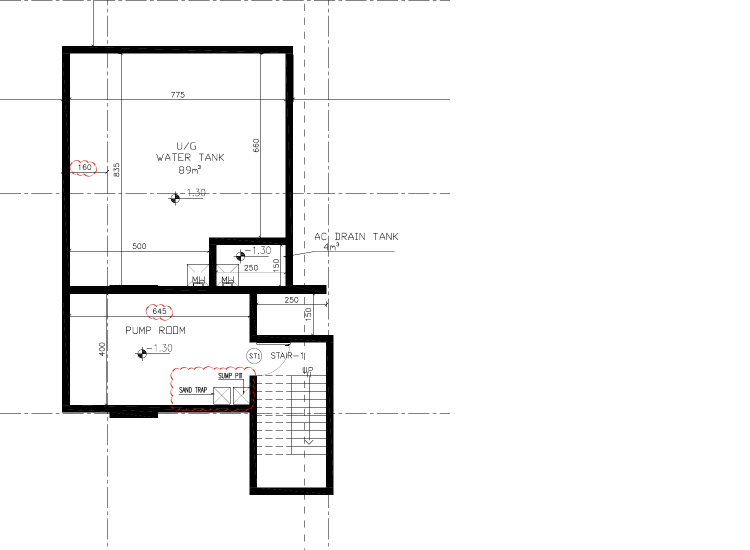
#> input picture tools/plans/base/ugplan-wide.png, 1500 x 1100 px, found by its file name (shown at 1/2 size)
$ python ugplan.py
#> lines starting #> are read from the running program, lines starting #| are printed output that depends on the picture
### tools/plans/common.py
from PIL import Image, ImageDraw, ImageFont

CAT = {
 "CIRC":  ((30,136,229),  "Circulation - stairs, lifts, lobby, corridor, entrance"),
 "PLANT": ((245,124,0),   "Plant & services - pump, electrical, telecom, gas"),
 "PARK":  ((69,90,100),   "Parking & vehicle circulation"),
 "STORE": ((109,76,65),   "Waste & storage"),
 "AMEN":  ((0,150,136),   "Amenity - pool, gym, changing, WCs"),
}
FB = "/usr/share/fonts/truetype/dejavu/DejaVuSans-Bold.ttf"

def _is_poly(box):
    """A box is either (x1,y1,x2,y2) or a list of (x,y) points."""
    return isinstance(box, (list, tuple)) and len(box) and isinstance(box[0], (list, tuple))

def _pts(box, PAD_T):
    if _is_poly(box):
        return [(x, y + PAD_T) for x, y in box]
    return [(box[0], box[1] + PAD_T), (box[2], box[1] + PAD_T),
            (box[2], box[3] + PAD_T), (box[0], box[3] + PAD_T)]

def _centre(box):
    if _is_poly(box):
        xs = [x for x, _ in box]; ys = [y for _, y in box]
        return (min(xs) + max(xs)) // 2, (min(ys) + max(ys)) // 2
    return (box[0] + box[2]) // 2, (box[1] + box[3]) // 2

def build(src, out, areas, title, sub, note, legend_cats, pad_b=430):
#> called with src = 'ugplan-wide.png', out = 'UG-areas.png', title = 'UNDERGROUND FLOOR PLAN', pad_b = 470
    base = Image.open(src).convert("RGBA"); W,H = base.size
#> after `W, H = base.size`: W = 1500; H = 1100
    PAD_T, PAD_B = 130, pad_b
    cv = Image.new("RGBA",(W,H+PAD_T+PAD_B),(255,255,255,255)); cv.paste(base,(0,PAD_T))
#> after `cv = Image.new('RGBA', (W, H + PAD_T + PAD_B), (255, 255, 255, 255))`: cv: PIL image 1500x1700 RGBA; every value is 255
#> after `cv.paste(base, (0, PAD_T))`:
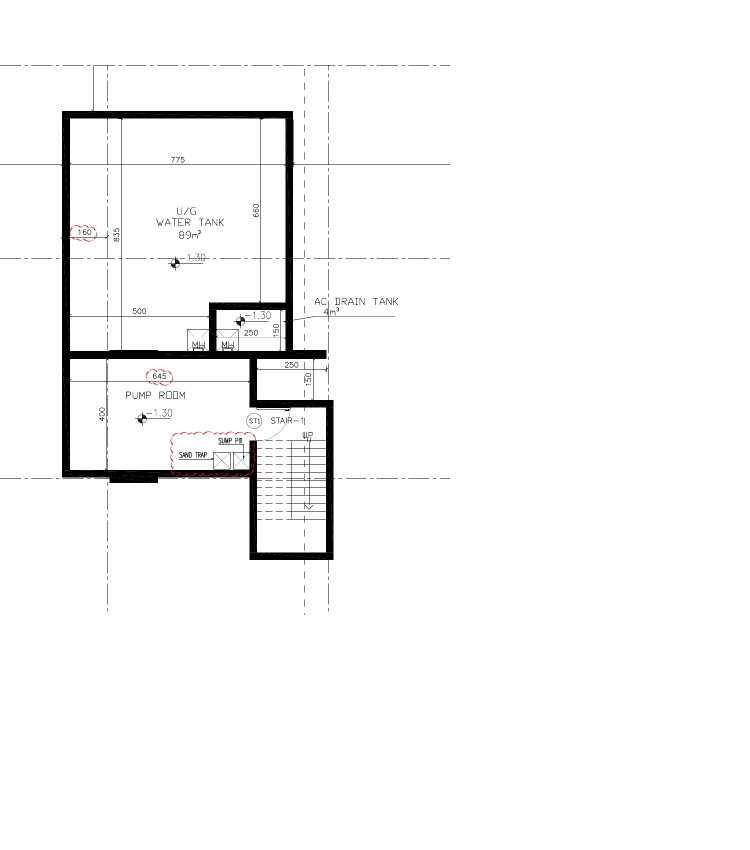
#> cv: PIL image 1500x1700 RGBA (shown at 1/2 size); mean R, G, B, A 247.9, 247.8, 247.8, 255
    tint = Image.new("RGBA", cv.size, (0,0,0,0)); td = ImageDraw.Draw(tint)
#> after `tint = Image.new('RGBA', cv.size, (0, 0, 0, 0))`: tint: PIL image 1500x1700 RGBA; every value is 0
    for ref,cat,box,fs,*_ in areas:
        col = CAT[cat][0]
        td.polygon(_pts(box, PAD_T), fill=col+(46,))
    cv = Image.alpha_composite(cv,tint); d = ImageDraw.Draw(cv)
#> after `cv = Image.alpha_composite(cv, tint)`:
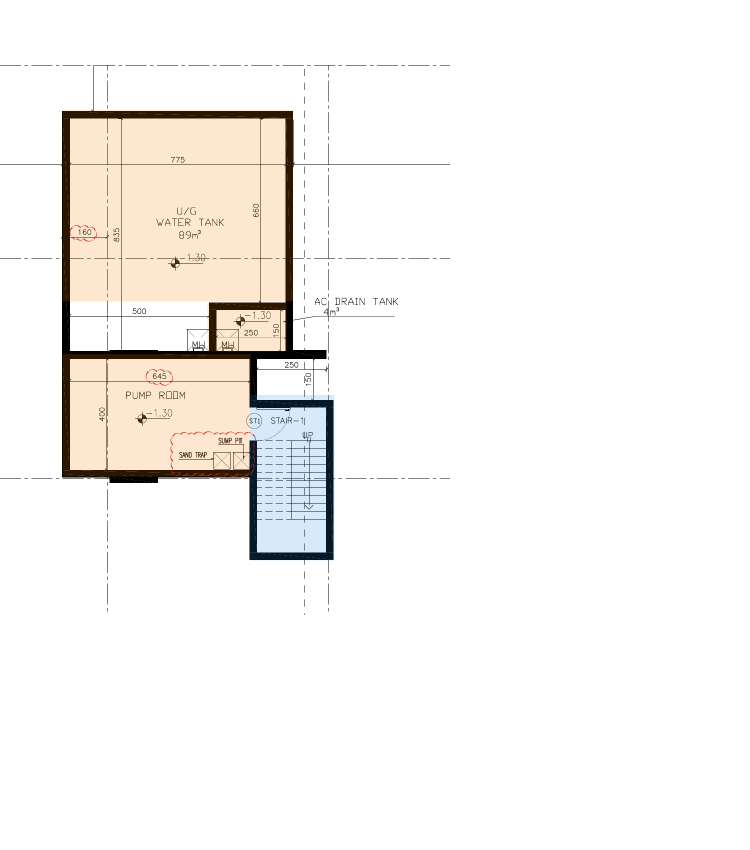
#> cv: PIL image 1500x1700 RGBA (shown at 1/2 size); mean R, G, B, A 247.7, 245.7, 243.6, 255
    for ref,cat,box,fs,*_ in areas:
        col = CAT[cat][0]
        pts = _pts(box, PAD_T)
        d.line(pts + [pts[0]], fill=col+(255,), width=5, joint="curve")
    for ref,cat,box,fs,*rest in areas:
        col = CAT[cat][0]; f = ImageFont.truetype(FB, fs)
        if rest and rest[0]:
            cx, cy0 = rest[0]
        else:
            cx, cy0 = _centre(box)
        cy = cy0 + PAD_T
        bb = d.textbbox((0,0), ref, font=f); w,h = bb[2]-bb[0], bb[3]-bb[1]
        pad = max(7, fs//4)
        d.rounded_rectangle([cx-w//2-pad, cy-h//2-pad, cx+w//2+pad, cy+h//2+pad+4],
                            radius=8, fill=col+(255,), outline=(255,255,255,255), width=3)
        d.text((cx-w//2, cy-h//2-2), ref, font=f, fill=(255,255,255,255))
#> this loop made 5 passes
#> (bb, w, h) on passes 1 to 5: ((0, 5, 119, 23), 119, 18), ((0, 3, 77, 14), 77, 11), ((0, 5, 128, 23), 128, 18), ((0, 4, 69, 13), 69, 9), ((0, 4, 89, 17), 89, 13)
    f_t = ImageFont.truetype(FB,46); f_s = ImageFont.truetype(FB,26); f_n = ImageFont.truetype(FB,23); f_l = ImageFont.truetype(FB,29)
    d.text((45,28), title, font=f_t, fill=(20,20,20,255))
    d.text((45,84), sub, font=f_s, fill=(90,90,90,255))
    y0 = H+PAD_T+26
#> y0 = 1256
    d.text((45,y0), "LEGEND  -  colour = area type,  label = the exact ref used in SnaggingPro",
           font=f_l, fill=(20,20,20,255))
    for i,c in enumerate(legend_cats):
        col,desc = CAT[c]
        cy = y0+54+i*46
        d.rounded_rectangle([45,cy,89,cy+34], radius=8, fill=col+(140,), outline=col+(255,), width=4)
        d.text((104,cy+3), desc, font=f_s, fill=(30,30,30,255))
    import textwrap
    wrapped = []
    for line in note:
        wrapped.extend(textwrap.wrap(line, width=118) or [""])
    for j,line in enumerate(wrapped):
        d.text((45, y0+70+len(legend_cats)*46+j*34), line, font=f_n, fill=(90,90,90,255))
    cv.convert("RGB").save(out, dpi=(150,150)); print("saved", out, len(areas), "areas")
#> after `cv.convert('RGB').save(out, dpi=(150, 150))`:
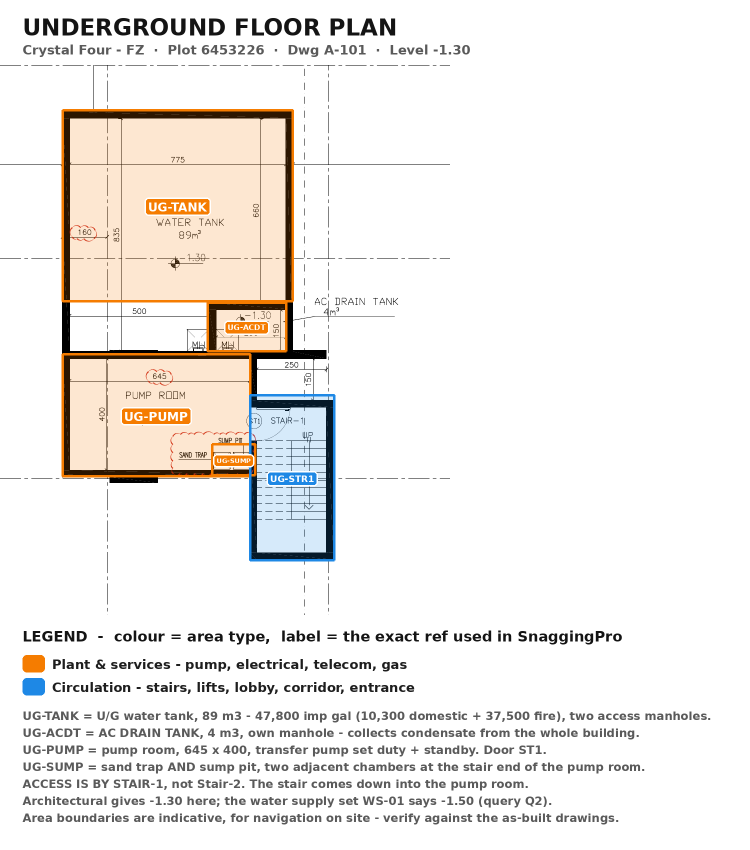
#> saved as UG-areas.png: PIL image 1500x1700 RGB (shown at 1/2 size); mean R, G, B 241.3, 238.5, 235.5
#| saved UG-areas.png 5 areas

### tools/plans/ugplan.py
from common import build
A = [
 ("UG-TANK", "PLANT", (125, 90, 585, 472), 24),
 ("UG-ACDT", "PLANT", (415, 475, 572, 572), 15),
 ("UG-PUMP", "PLANT", (125, 578, 500, 822), 24),
 ("UG-SUMP", "PLANT", (424, 758, 510, 820), 13),
 ("UG-STR1", "CIRC",  (500, 660, 668, 990), 18),
]
build("ugplan-wide.png", "UG-areas.png", A,
 "UNDERGROUND FLOOR PLAN",
 "Crystal Four - FZ  ·  Plot 6453226  ·  Dwg A-101  ·  Level -1.30",
 ["UG-TANK = U/G water tank, 89 m3 - 47,800 imp gal (10,300 domestic + 37,500 fire), two access manholes.",
  "UG-ACDT = AC DRAIN TANK, 4 m3, own manhole - collects condensate from the whole building.",
  "UG-PUMP = pump room, 645 x 400, transfer pump set duty + standby. Door ST1.",
  "UG-SUMP = sand trap AND sump pit, two adjacent chambers at the stair end of the pump room.",
  "ACCESS IS BY STAIR-1, not Stair-2. The stair comes down into the pump room.",
  "Architectural gives -1.30 here; the water supply set WS-01 says -1.50 (query Q2).",
  "Area boundaries are indicative, for navigation on site - verify against the as-built drawings."],
 ["PLANT", "CIRC"], pad_b=470)

$ run again, with tools/plans/base/gnd150-05.png copied over tools/plans/base/ugplan-wide.png
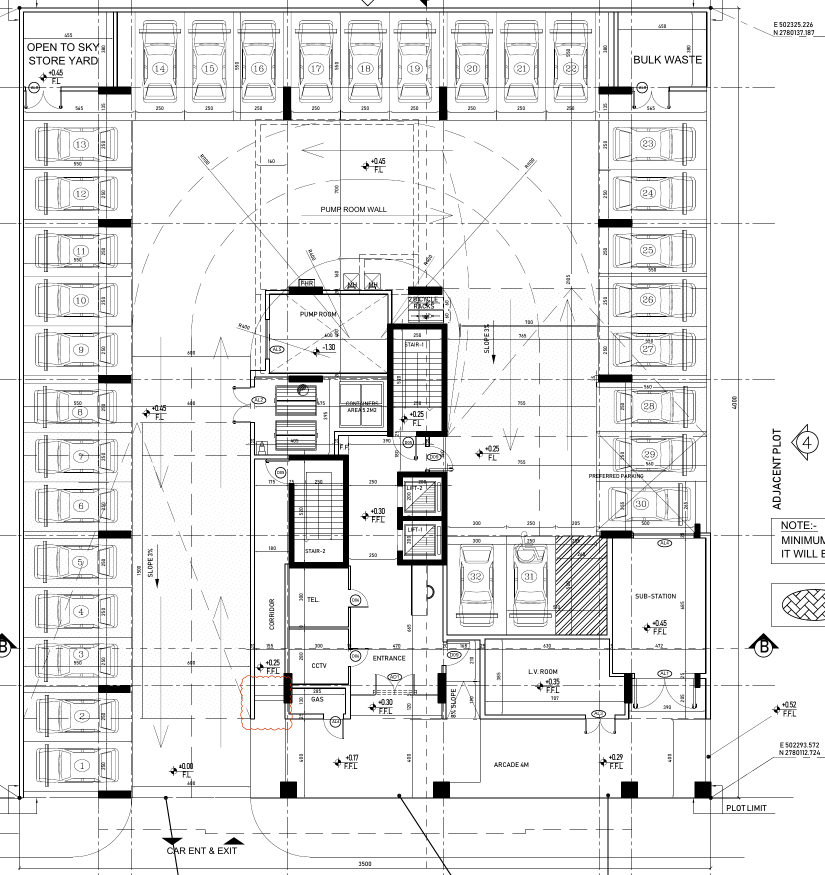
#> input picture tools/plans/base/gnd150-05.png, 1650 x 1750 px, found by its file name (shown at 1/2 size)
#> tint: PIL image 1650x2350 RGBA; every value is 0
#> in build, `cv = Image.alpha_composite(cv, tint)`:
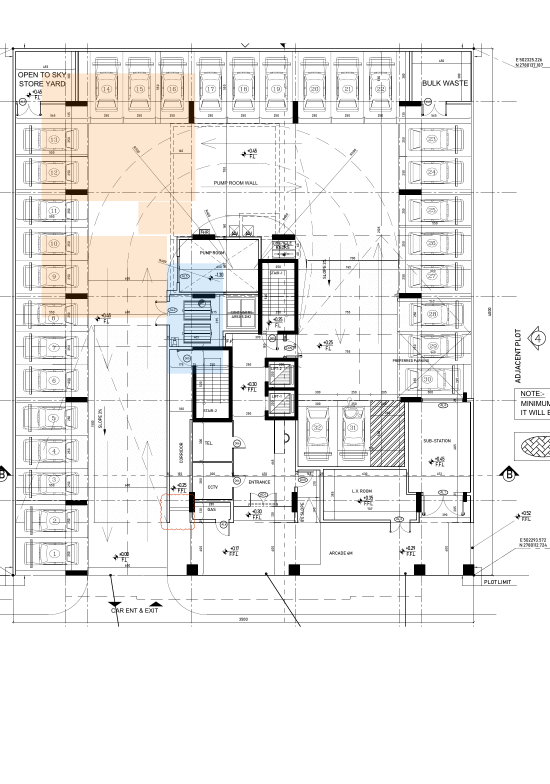
#> cv: PIL image 1650x2350 RGBA (shown at 1/3 size); mean R, G, B, A 239.1, 237.8, 236.4, 255
#> the loop in build, `for ref,cat,box,fs,*rest in areas:` made 5 passes
#> (bb, w, h) on passes 1 to 5: ((0, 5, 119, 23), 119, 18), ((0, 3, 77, 14), 77, 11), ((0, 5, 128, 23), 128, 18), ((0, 4, 69, 13), 69, 9), ((0, 4, 89, 17), 89, 13)
#> in build, `cv.convert('RGB').save(out, dpi=(150, 150))`:
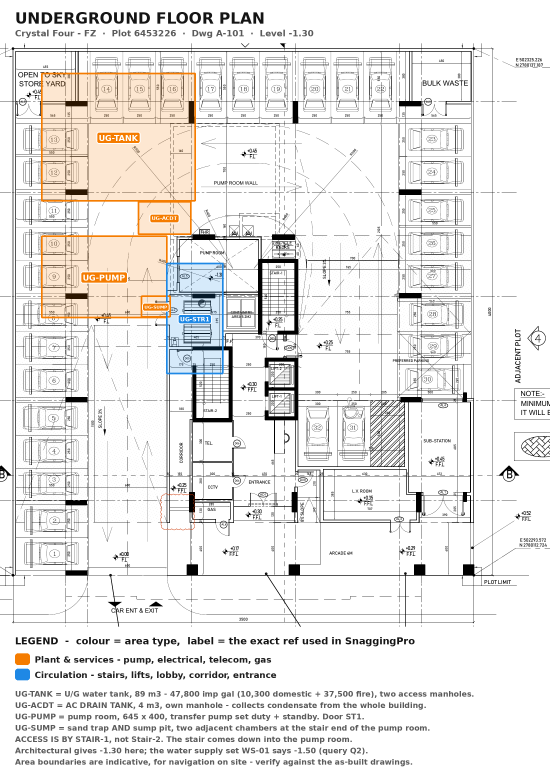
#> saved as UG-areas.png: PIL image 1650x2350 RGB (shown at 1/3 size); mean R, G, B 234.3, 232.5, 230.5
#| saved UG-areas.png 5 areas

$ run again, with tools/plans/base/plan150-07.png copied over tools/plans/base/ugplan-wide.png
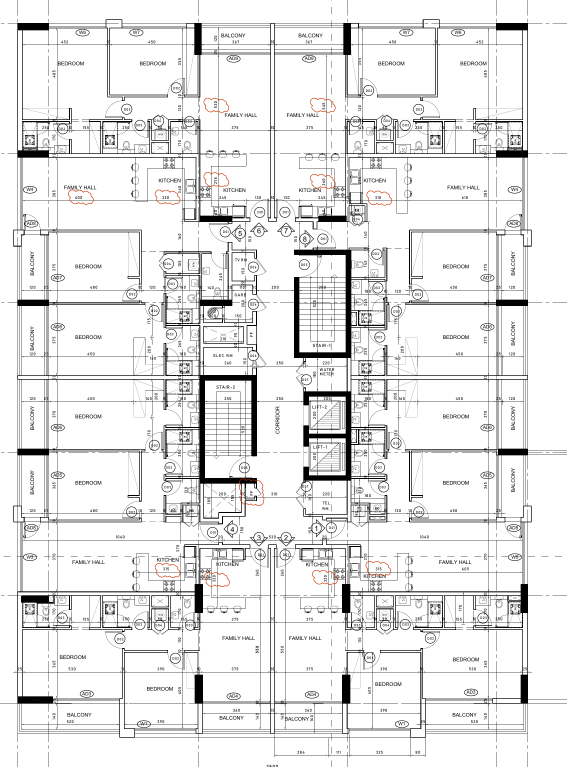
#> input picture tools/plans/base/plan150-07.png, 1700 x 2300 px, found by its file name (shown at 1/3 size)
#> tint: PIL image 1700x2900 RGBA; every value is 0
#> in build, `cv = Image.alpha_composite(cv, tint)`:
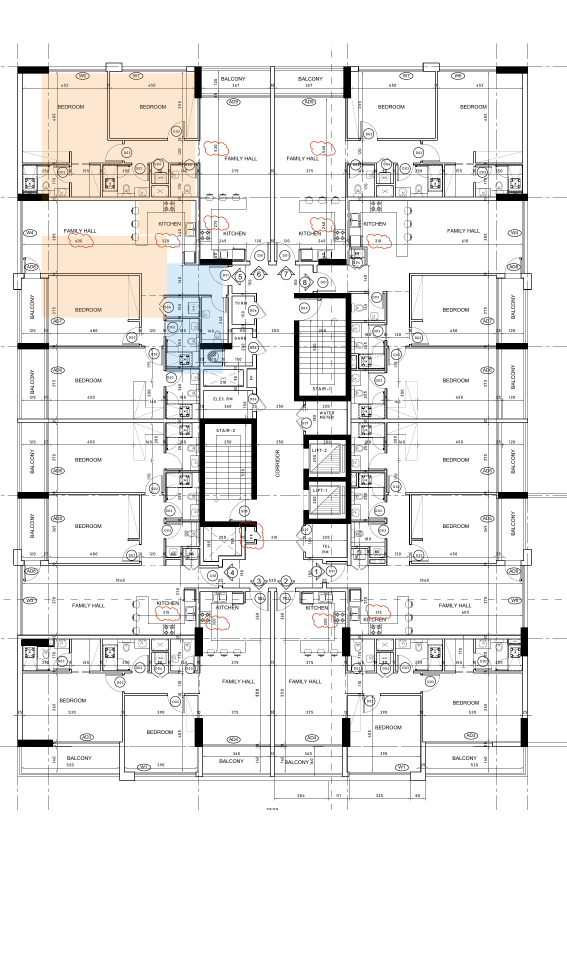
#> cv: PIL image 1700x2900 RGBA (shown at 1/3 size); mean R, G, B, A 236.4, 235.2, 234.1, 255
#> the loop in build, `for ref,cat,box,fs,*rest in areas:` made 5 passes
#> (bb, w, h) on passes 1 to 5: ((0, 5, 119, 23), 119, 18), ((0, 3, 77, 14), 77, 11), ((0, 5, 128, 23), 128, 18), ((0, 4, 69, 13), 69, 9), ((0, 4, 89, 17), 89, 13)
#> in build, `cv.convert('RGB').save(out, dpi=(150, 150))`:
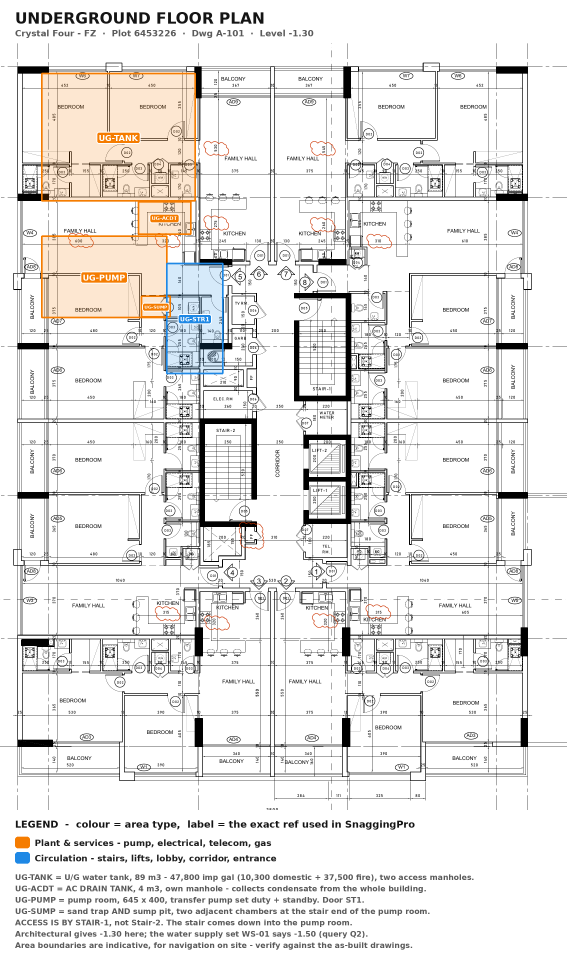
#> saved as UG-areas.png: PIL image 1700x2900 RGB (shown at 1/3 size); mean R, G, B 232.7, 231.1, 229.5
#| saved UG-areas.png 5 areas
